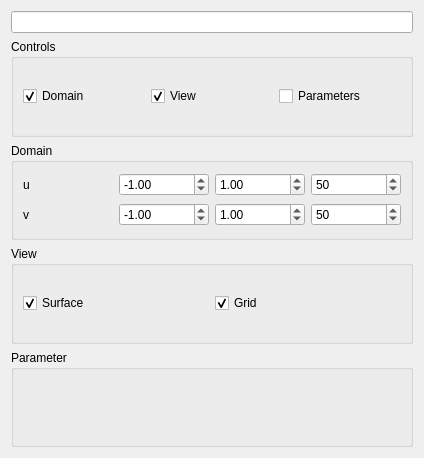
<?xml version="1.0" encoding="UTF-8"?>
<ui version="4.0">
 <class>EquationWidget</class>
 <widget class="QWidget" name="EquationWidget">
  <property name="geometry">
   <rect>
    <x>0</x>
    <y>0</y>
    <width>424</width>
    <height>458</height>
   </rect>
  </property>
  <property name="windowTitle">
   <string>Form</string>
  </property>
  <layout class="QGridLayout" name="gridLayout">
   <item row="2" column="0">
    <widget class="QGroupBox" name="groupBox">
     <property name="title">
      <string>Domain</string>
     </property>
     <layout class="QGridLayout" name="gridLayout_2">
      <item row="0" column="0">
       <widget class="QLabel" name="label_2">
        <property name="text">
         <string>u</string>
        </property>
       </widget>
      </item>
      <item row="0" column="2">
       <widget class="QDoubleSpinBox" name="m_uMax">
        <property name="minimum">
         <double>-10000.000000000000000</double>
        </property>
        <property name="singleStep">
         <double>0.100000000000000</double>
        </property>
        <property name="value">
         <double>1.000000000000000</double>
        </property>
       </widget>
      </item>
      <item row="2" column="1">
       <widget class="QDoubleSpinBox" name="m_vMin">
        <property name="minimum">
         <double>-10000.000000000000000</double>
        </property>
        <property name="singleStep">
         <double>0.100000000000000</double>
        </property>
        <property name="value">
         <double>-1.000000000000000</double>
        </property>
       </widget>
      </item>
      <item row="0" column="1">
       <widget class="QDoubleSpinBox" name="m_uMin">
        <property name="minimum">
         <double>-10000.000000000000000</double>
        </property>
        <property name="singleStep">
         <double>0.100000000000000</double>
        </property>
        <property name="value">
         <double>-1.000000000000000</double>
        </property>
       </widget>
      </item>
      <item row="2" column="0">
       <widget class="QLabel" name="label">
        <property name="text">
         <string>v</string>
        </property>
       </widget>
      </item>
      <item row="2" column="2">
       <widget class="QDoubleSpinBox" name="m_vMax">
        <property name="minimum">
         <double>-10000.000000000000000</double>
        </property>
        <property name="singleStep">
         <double>0.100000000000000</double>
        </property>
        <property name="value">
         <double>1.000000000000000</double>
        </property>
       </widget>
      </item>
      <item row="0" column="3">
       <widget class="QSpinBox" name="m_uSteps">
        <property name="minimum">
         <number>1</number>
        </property>
        <property name="maximum">
         <number>1000</number>
        </property>
        <property name="value">
         <number>50</number>
        </property>
       </widget>
      </item>
      <item row="2" column="3">
       <widget class="QSpinBox" name="m_vSteps">
        <property name="minimum">
         <number>1</number>
        </property>
        <property name="maximum">
         <number>1000</number>
        </property>
        <property name="value">
         <number>50</number>
        </property>
       </widget>
      </item>
     </layout>
    </widget>
   </item>
   <item row="1" column="0">
    <widget class="QGroupBox" name="groupBox_3">
     <property name="title">
      <string>Controls</string>
     </property>
     <layout class="QHBoxLayout" name="horizontalLayout">
      <item>
       <widget class="QCheckBox" name="checkBox_2">
        <property name="text">
         <string>Domain</string>
        </property>
        <property name="checked">
         <bool>true</bool>
        </property>
       </widget>
      </item>
      <item>
       <widget class="QCheckBox" name="checkBox_3">
        <property name="text">
         <string>View</string>
        </property>
        <property name="checked">
         <bool>true</bool>
        </property>
       </widget>
      </item>
      <item>
       <widget class="QCheckBox" name="checkBox">
        <property name="text">
         <string>Parameters</string>
        </property>
       </widget>
      </item>
     </layout>
    </widget>
   </item>
   <item row="0" column="0">
    <widget class="QLineEdit" name="m_equationLine"/>
   </item>
   <item row="4" column="0">
    <widget class="QGroupBox" name="groupBox_2">
     <property name="title">
      <string>Parameter</string>
     </property>
    </widget>
   </item>
   <item row="3" column="0">
    <widget class="QGroupBox" name="groupBox_4">
     <property name="title">
      <string>View</string>
     </property>
     <layout class="QHBoxLayout" name="horizontalLayout_2">
      <item>
       <widget class="QCheckBox" name="m_showSurface">
        <property name="text">
         <string>Surface</string>
        </property>
        <property name="checked">
         <bool>true</bool>
        </property>
       </widget>
      </item>
      <item>
       <widget class="QCheckBox" name="m_showGrid">
        <property name="text">
         <string>Grid</string>
        </property>
        <property name="checked">
         <bool>true</bool>
        </property>
       </widget>
      </item>
     </layout>
    </widget>
   </item>
  </layout>
 </widget>
 <resources/>
 <connections>
  <connection>
   <sender>checkBox_2</sender>
   <signal>toggled(bool)</signal>
   <receiver>groupBox</receiver>
   <slot>setVisible(bool)</slot>
   <hints>
    <hint type="sourcelabel">
     <x>54</x>
     <y>91</y>
    </hint>
    <hint type="destinationlabel">
     <x>55</x>
     <y>121</y>
    </hint>
   </hints>
  </connection>
  <connection>
   <sender>checkBox</sender>
   <signal>toggled(bool)</signal>
   <receiver>groupBox_2</receiver>
   <slot>setVisible(bool)</slot>
   <hints>
    <hint type="sourcelabel">
     <x>288</x>
     <y>87</y>
    </hint>
    <hint type="destinationlabel">
     <x>120</x>
     <y>269</y>
    </hint>
   </hints>
  </connection>
  <connection>
   <sender>checkBox_3</sender>
   <signal>toggled(bool)</signal>
   <receiver>groupBox_4</receiver>
   <slot>setVisible(bool)</slot>
   <hints>
    <hint type="sourcelabel">
     <x>172</x>
     <y>75</y>
    </hint>
    <hint type="destinationlabel">
     <x>93</x>
     <y>227</y>
    </hint>
   </hints>
  </connection>
 </connections>
</ui>
